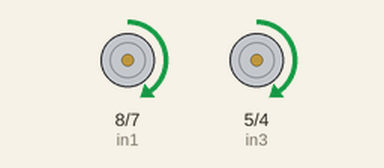
Recording of a sketch running on a simulated Arduino Uno, built with avr-gcc and run on an emulated ATmega328P. Parts: motor-driver pin pairs drawn as motors (green arrow = first pin HIGH = forward, orange = second pin HIGH = backward, longer = more drive, scaled by the enable pin).

Above: at 10.5 s.
Timing chart, 0 to 14.6 s (numbered marks = the images above):
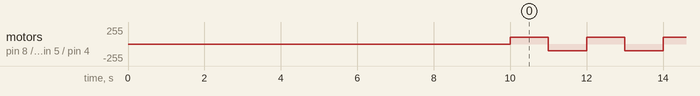

The sketch:

Test_1.ino
```cpp
//motor 1
int enA=9;
int in1=8;
int in2=7;

//motor 2
int enB=3;
int in3=5;
int in4=4;


void setup() {
   // set all motor pins to outputs

  pinMode(enA, OUTPUT);
  pinMode(enB, OUTPUT);
  pinMode(in1, OUTPUT);
  pinMode(in2, OUTPUT);
  pinMode(in3, OUTPUT);
  pinMode(in4, OUTPUT);

  delay(10000);
}

void forward() {

  digitalWrite(in1, LOW);
  digitalWrite(in2, HIGH);
  digitalWrite(in3, LOW);
  digitalWrite(in4, HIGH);

//SET SPEED TO 20O OUT OF POSSIBLE RANGE 0~255
  analogWrite(enA, 100);
  analogWrite(enB, 100);

}

void backward(){

  digitalWrite(in1, HIGH);
  digitalWrite(in2, LOW);
  digitalWrite(in3, HIGH);
  digitalWrite(in4, LOW);

  analogWrite(enA, 100);
  analogWrite(enB, 100);
}

void spinclock(){


  digitalWrite(in1, HIGH);
  digitalWrite(in2, LOW);
  digitalWrite(in3, LOW);
  digitalWrite(in4, HIGH);

  analogWrite(enA, 100);
  analogWrite(enB, 100);

}

void spincounter(){


  digitalWrite(in1, LOW);
  digitalWrite(in2, HIGH);
  digitalWrite(in3, HIGH);
  digitalWrite(in4, LOW);

  analogWrite(enA, 100);
  analogWrite(enB, 100);

}


void loop(){


  backward();
  delay(1000);
  forward();
  delay(1000);
}
```

Measured:
- by itself, motor on pin 8 (in1) / pin 7 (in2), motor on pin 5 (in3) / pin 4 (in4): alternates forward 100/255 for 1.0 s and backward 100/255 for 1.0 s
